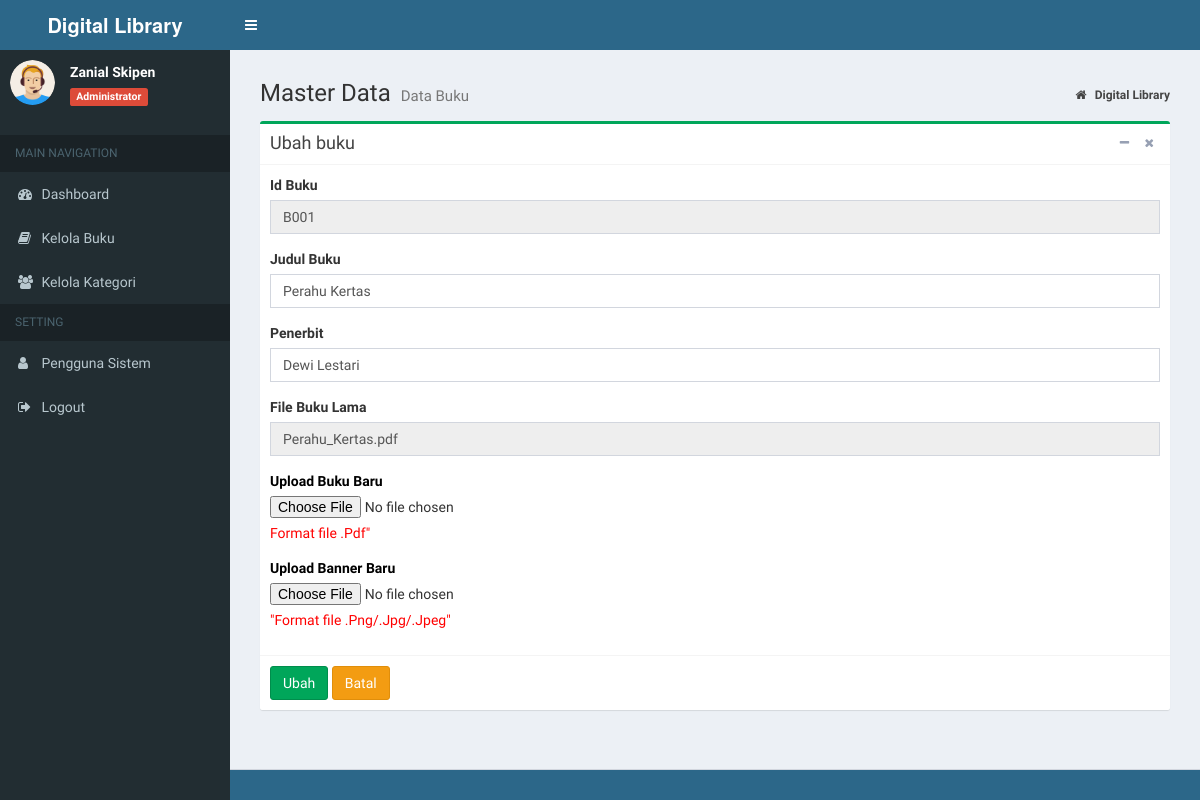
The app's page /index.php?page=MyApp/edit_buku&kode=B001 (signed in) with its own data.
### tables this page shows
CREATE TABLE `tb_buku` (
  `id_buku` varchar(10) NOT NULL,
  `id_kategori` int(11) NOT NULL,
  `judul_buku` varchar(900) NOT NULL,
  `penerbit` varchar(20) NOT NULL,
  `tgl` date NOT NULL,
  `file_buku` varchar(200) NOT NULL,
  `file_banner` varchar(200) NOT NULL
);

### admin/buku/edit_buku.php (the view, shortened to what this page needs)
<?php
    if(isset($_GET['kode'])){
        $sql_cek = "SELECT * FROM tb_buku WHERE id_buku='".$_GET['kode']."'";
        $query_cek = mysqli_query($koneksi, $sql_cek);
        $data_cek = mysqli_fetch_array($query_cek,MYSQLI_BOTH);
    }
?>
<section class="content-header">
	<h1>
		Master Data
		<small>Data Buku</small>
	</h1>
	<ol class="breadcrumb">
		<li>
			<a href="index.php">
				<i class="fa fa-home"></i>
				<b>Digital Library</b>
			</a>
		</li>
	</ol>
</section>
<section class="content">
	<div class="row">
		<div class="col-md-12">
			<div class="box box-success">
				<div class="box-header with-border">
					<h3 class="box-title">Ubah buku</h3>
					<div class="box-tools pull-right">
						<button type="button" class="btn btn-box-tool" data-widget="collapse">
							<i class="fa fa-minus"></i>
						</button>
						<button type="button" class="btn btn-box-tool" data-widget="remove">
							<i class="fa fa-remove"></i>
						</button>
					</div>
				</div>
				<form action="" method="post" enctype="multipart/form-data">
					<div class="box-body">
						<div class="form-group">
							<label>Id Buku</label>
							<input type='text' class="form-control" name="id_buku" value="<?php echo $data_cek['id_buku']; ?>"
							 readonly/>
						</div>
						<div class="form-group">
							<label>Judul Buku</label>
							<input type='text' class="form-control" name="judul_buku" value="<?php echo $data_cek['judul_buku']; ?>" maxlength="900"
							/>
						</div>
						<div class="form-group">
							<label>Penerbit</label>
							<input class="form-control" name="penerbit" value="<?php echo $data_cek['penerbit']; ?>" maxlength="20"
							/>
						</div>
						<div class="form-group">
							<label>File Buku Lama</label>
							<input class="form-control" value="<?php echo $data_cek['file_buku']; ?>" readonly/>
						</div>
						<div class="form-group">
							<label for="file_buku" style="color: #000">Upload Buku Baru</label>
							<input type="file" name="file_buku" id="file_buku">
							<p class="help-block">
								<font color="red">Format file .Pdf"</font>
							</p>
						</div>
						<div class="form-group">
							<label for="file_banner" style="color: #000">Upload Banner Baru</label>
							<input type="file" name="file_banner" id="file_banner">
							<p class="help-block">
								<font color="red">"Format file .Png/.Jpg/.Jpeg"</font>
							</p>
						</div>
					</div>
					<div class="box-footer">
						<input type="submit" name="Ubah" value="Ubah" class="btn btn-success">
						<a href="?page=MyApp/data_buku" class="btn btn-warning">Batal</a>
					</div>
				</form>
			</div>
</section>

### records on screen
tb_buku: id_buku "B001", judul_buku "Perahu Kertas", penerbit "Dewi Lestari", file_buku "Perahu_Kertas.pdf"

### other values on screen
$data_nama "Zanial Skipen"
$data_level "Administrator"
